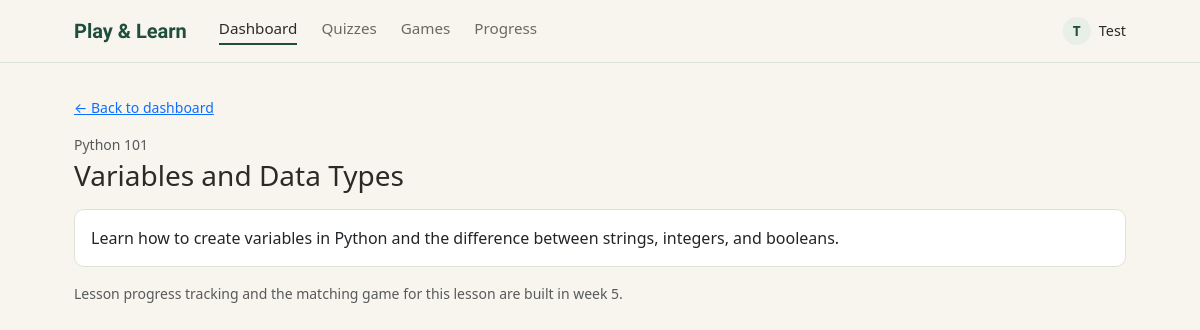
/student/lesson.php?id=1 (signed in), run on the app's committed database.
### tables this page shows
CREATE TABLE `lessons` (
  `lesson_id` int NOT NULL AUTO_INCREMENT,
  `course_id` int NOT NULL,
  `title` varchar(150) NOT NULL,
  `content` text,
  `game_type` varchar(50) DEFAULT NULL,
  `game_data` json DEFAULT NULL,
  `sort_order` int DEFAULT '0',
  PRIMARY KEY (`lesson_id`),
  KEY `course_id` (`course_id`),
  CONSTRAINT `lessons_ibfk_1` FOREIGN KEY (`course_id`) REFERENCES `courses` (`course_id`) ON DELETE CASCADE
);

CREATE TABLE `courses` (
  `course_id` int NOT NULL AUTO_INCREMENT,
  `title` varchar(100) NOT NULL,
  `description` text,
  `created_by` int NOT NULL,
  `created_at` timestamp NULL DEFAULT CURRENT_TIMESTAMP,
  PRIMARY KEY (`course_id`),
  KEY `created_by` (`created_by`),
  CONSTRAINT `courses_ibfk_1` FOREIGN KEY (`created_by`) REFERENCES `users` (`user_id`)
);

### student/lesson.php (the view, shortened to what this page needs)
<?php
require __DIR__ . '/../config/db.php';
$lesson_id = (int) ($_GET['id'] ?? 0);
$stmt = $pdo->prepare('
    SELECT l.lesson_id, l.title, l.content, l.course_id, c.title AS course_title
    FROM lessons l
    JOIN courses c ON c.course_id = l.course_id
    WHERE l.lesson_id = ?
');
$stmt->execute([$lesson_id]);
$lesson = $stmt->fetch();
require __DIR__ . '/../includes/header.php';
?>
<a class="small d-inline-block mb-3" href="/student/dashboard.php">&larr; Back to dashboard</a>
<p class="text-muted small mb-1"><?= htmlspecialchars($lesson['course_title']) ?></p>
<h1 class="h3 mb-3"><?= htmlspecialchars($lesson['title']) ?></h1>
<div class="card pl-card">
    <div class="card-body">
        <?= nl2br(htmlspecialchars($lesson['content'] ?? 'No content yet.')) ?>
    </div>
</div>
<p class="text-muted small mt-3">
    Lesson progress tracking and the matching game for this lesson are built in week 5.
</p>
<?php require __DIR__ . '/../includes/footer.php'; ?>

### assets/css/style.css (style rules this page uses)
:root { --pl-cream: #F7F5EE; --pl-green-dark: #1F4E3D; --pl-green-mid: #2F6B4F; --pl-green-pale: #E7EFE6; --pl-border: #DDE3D6; --pl-text: #2B2B26; --pl-text-muted: #6B6A62; }
body { background: var(--pl-cream); color: var(--pl-text); font-family: 'Segoe UI', system-ui, -apple-system, sans-serif; }
.pl-card { background: #fff; border: 1px solid var(--pl-border); border-radius: 10px; }

### data on the page
lessons: course.title "Python 101", title "Variables and Data Types", content "Learn how to create variables in Python and the difference between strings, integers, and booleans."

### other printed values
substr($user['first_name'] ?? '?', 0, 1) "T"
$user['first_name'] "Test"
